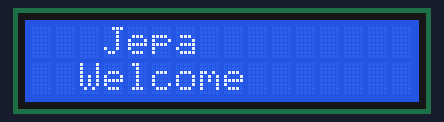
A sketch run on a simulated Arduino Uno, built with avr-gcc and run on an emulated ATmega328P. On the bench: 16×2 character LCD.

Above: at 0.1 s.
At 2.1 s:
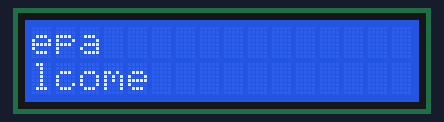
At 4.1 s:
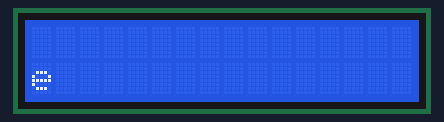
At 13.7 s:
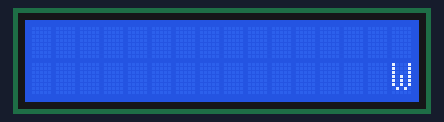
At 19.7 s:
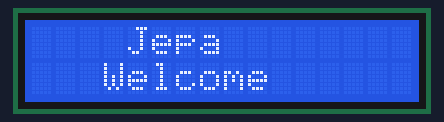
At 39.3 s:
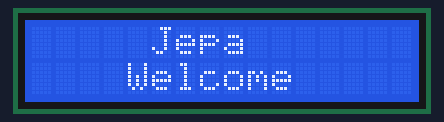

Measured:
- what the display in image 1 shows lasts 0.5 s, from 2.1 s to 2.6 s

The sketch:

LCDDISPLAY.ino
```cpp
#include<LiquidCrystal.h>
LiquidCrystal lcd(7,8,9,10,11,12);

void setup() {
  lcd.begin(16,2);
  Serial.begin(9600);
   lcd.setCursor(4,0);
  lcd.print("Jepa");

  // put your setup code here, to run once:


}

void loop() {
  lcd.setCursor(4,0);
  lcd.print("Jepa");

  lcd.setCursor(2,1);
  lcd.scrollDisplayLeft();

  lcd.print(" Welcome");
  delay(500);

  // put your main code here, to run repeatedly:
}
```
